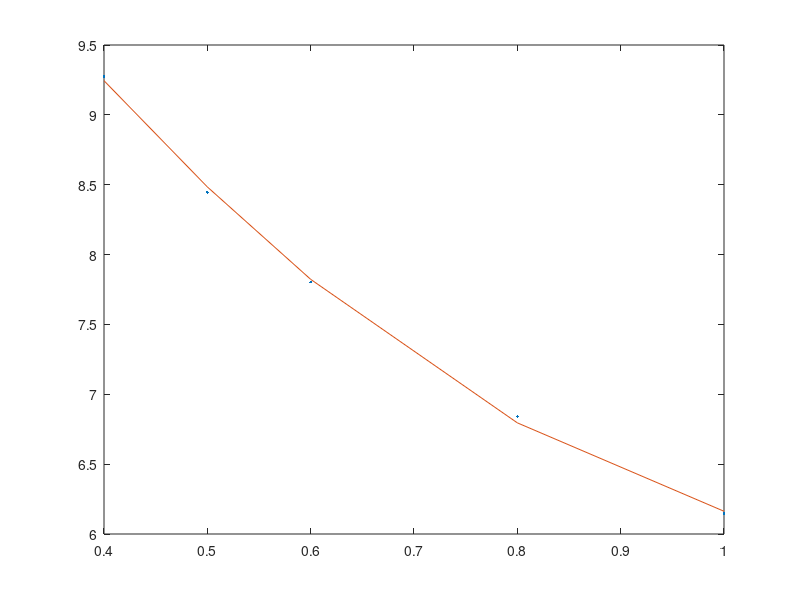

This figure's MATLAB source:
clear all; close all;clc;

x = 0.66164
%%AL
E6 = 7.802E-02;
E8 = 6.841E-02;

a = (E8-E6)/(0.8-0.6);
b = E6-a*0.6;
EAL = (a*x+b)*10^2

mys  = [9.276,8.445,7.802,6.841,6.146];
Es   = [4,5,6,8,10].*0.1;

plot(Es,mys,'.')
hold on 
[beta] = nlinfit(Es,mys,@(beta,x) beta(1).*x.^2+beta(2).*x+beta(3),[1,1,1]);
 plot(Es,beta(1).*Es.^2+beta(2).*Es+beta(3))

% [beta] = nlinfit(Es,mys,@(beta,x) beta(1).*exp(-x.*beta(2))+beta(3),[10,0.1,5]);
% plot(Es,beta(1).*exp(-Es.*beta(2))+beta(3))
EAL = beta(1).*x.^2+beta(2).*x+beta(3)
%% Lead
E6 = 1.248E-01;
E8 = 8.870E-02;

a = (E8-E6)/(0.8-0.6);
b = E6-a*0.6;
Epb = (a*x+b)*10^2

%% CU
E6 = 7.625E-02;
E8 = 6.605E-02;

a = (E8-E6)/(0.8-0.6);
b = E6-a*0.6;
Ecu = (a*x+b)*10^2

%% Brass
